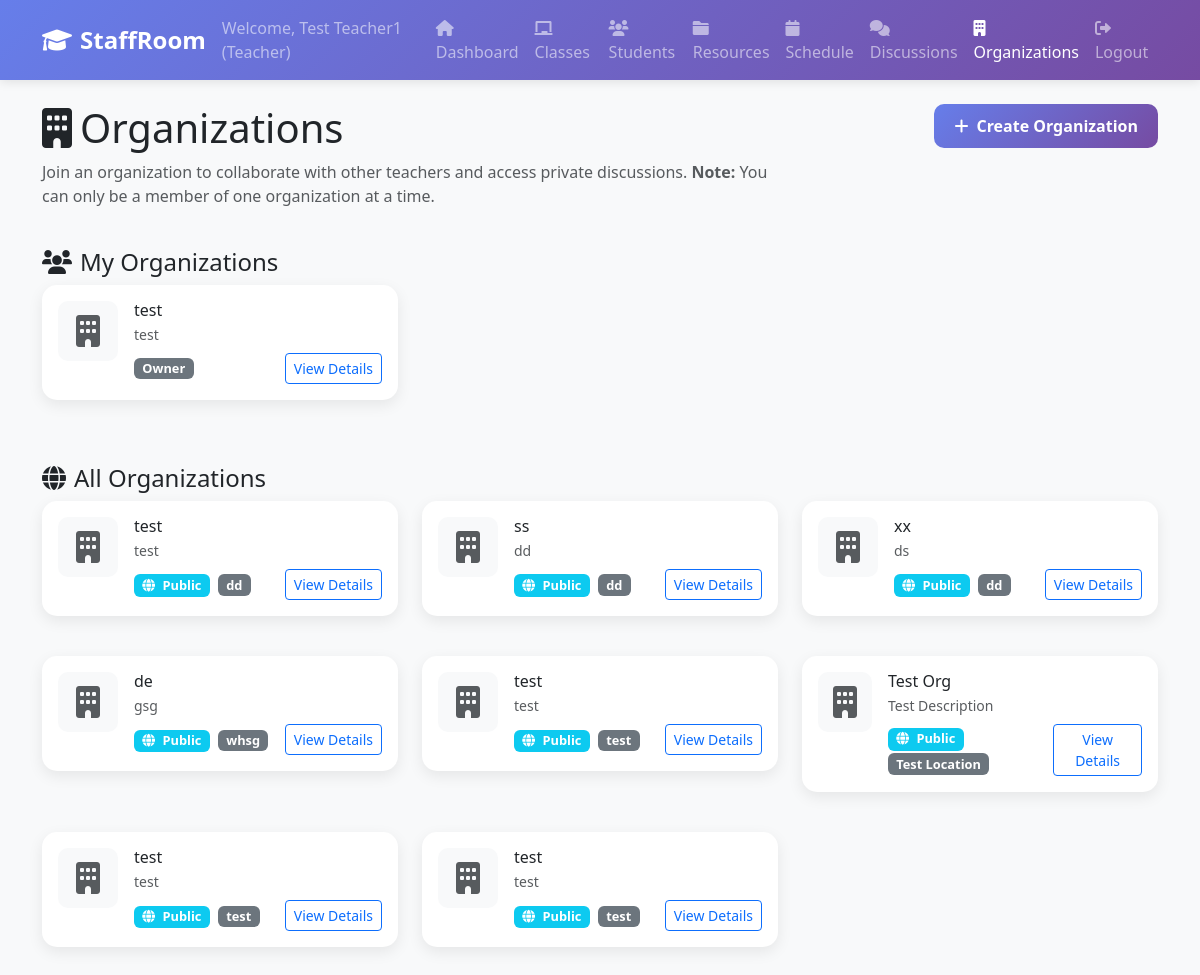
The app's page /organizations (signed in), older data.
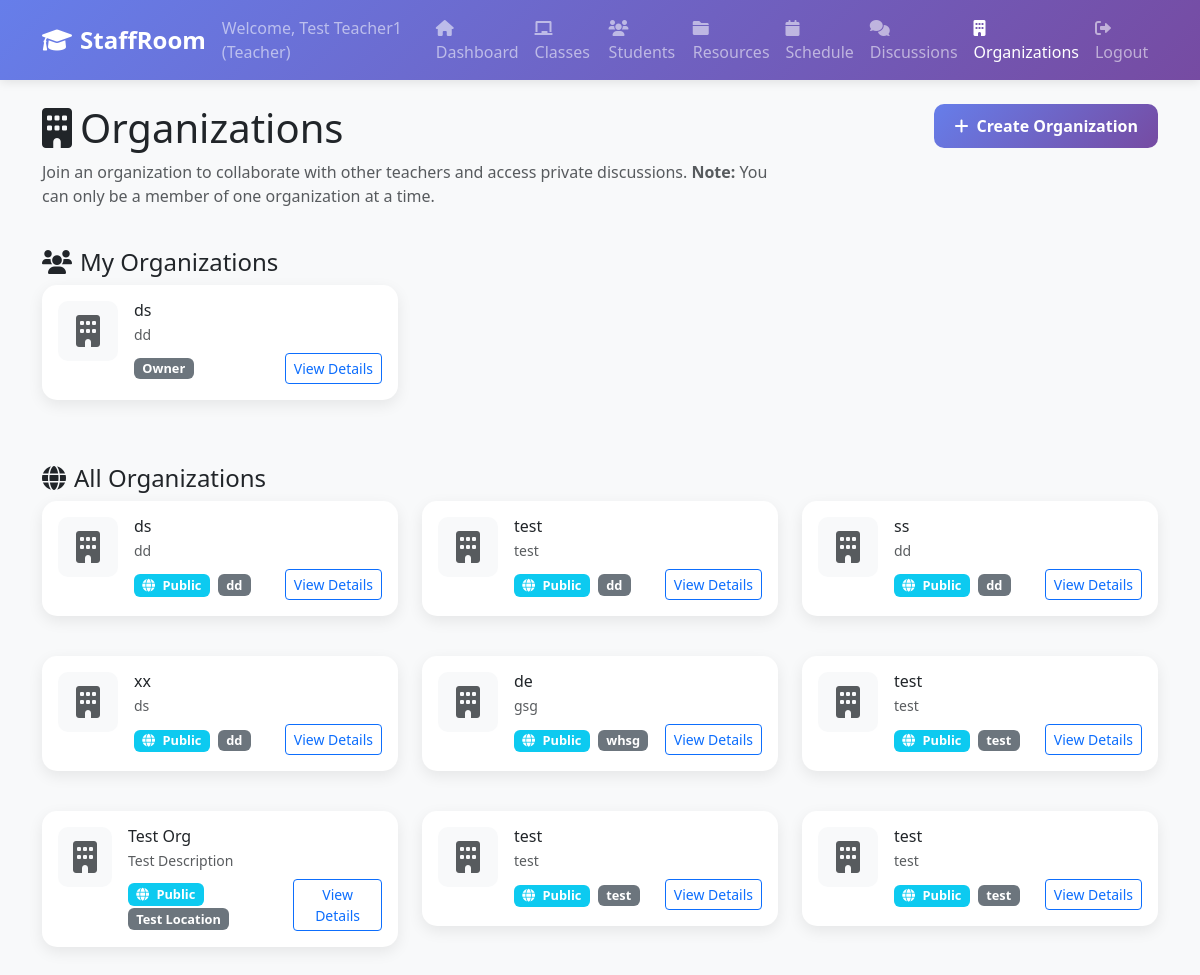
The same page, newer data.
### tables this page shows
CREATE TABLE organization_memberships (
        id INTEGER PRIMARY KEY AUTOINCREMENT,
        organization_id INTEGER NOT NULL,
        user_id INTEGER NOT NULL,
        role TEXT DEFAULT 'member' CHECK (role IN ('owner', 'admin', 'member')),
        joined_at TIMESTAMP DEFAULT CURRENT_TIMESTAMP,
        FOREIGN KEY (organization_id) REFERENCES organizations (id),
        FOREIGN KEY (user_id) REFERENCES users (id),
        UNIQUE(organization_id, user_id)
    );

CREATE TABLE organizations (
                id INTEGER PRIMARY KEY AUTOINCREMENT,
                name TEXT NOT NULL,
                description TEXT,
                about TEXT,
                location TEXT,
                contact_email TEXT,
                contact_phone TEXT,
                website TEXT,
                logo_filename TEXT,
                logo_path TEXT,
                is_public BOOLEAN DEFAULT 1,
                discussion_privacy TEXT DEFAULT 'public' CHECK (discussion_privacy IN ('public', 'private')),
                created_by INTEGER NOT NULL,
                created_at TIMESTAMP DEFAULT CURRENT_TIMESTAMP,
                updated_at TIMESTAMP DEFAULT CURRENT_TIMESTAMP, banner_filename TEXT, banner_path TEXT,
                FOREIGN KEY (created_by) REFERENCES users (id)
            );

### web_app.py (the view)
@app.route('/organizations')
def organizations():
    if 'user_id' not in session:
        return redirect(url_for('login'))
    organizations = db.get_all_organizations()
    user_organizations = db.get_user_organizations(session['user_id'])
    return render_template('organizations.html',
                         organizations=organizations,
                         user_organizations=user_organizations,
                         can_create_org=session['user_type'] == 'teacher')

### web_app.py (called while the page is built)
    def get_connection(self):
        if self.db_path.startswith('postgresql://'):
            import psycopg2
            from psycopg2.extras import RealDictCursor
            conn = psycopg2.connect(self.db_path, cursor_factory=RealDictCursor)
        else:
            db_file = self.db_path.replace('sqlite:///', '')
            conn = sqlite3.connect(db_file)
            conn.row_factory = sqlite3.Row
        return conn

    def get_all_organizations(self):
        conn = self.get_connection()
        cursor = conn.execute("""
            SELECT o.*, u.first_name, u.last_name
            FROM organizations o
            JOIN users u ON o.created_by = u.id
            ORDER BY o.created_at DESC
        """)
        organizations = [dict(row) for row in cursor.fetchall()]
        conn.close()
        return organizations

    def get_user_organizations(self, user_id):
        conn = self.get_connection()
        cursor = conn.execute("""
            SELECT o.*, om.role, om.joined_at
            FROM organizations o
            JOIN organization_memberships om ON o.id = om.organization_id
            WHERE om.user_id = ?
            ORDER BY om.joined_at DESC
            LIMIT 1
        """, (user_id,))
        result = cursor.fetchone()
        conn.close()
        return [dict(result)] if result else []

### templates/organizations.html (shortened to what this page needs)
{% extends "common/base.html" %}
{% block content %}
        <div class="row mb-4">
            <div class="col-md-8">
                <h1><i class="fas fa-building me-2"></i>Organizations</h1>
                <p class="text-muted">Join an organization to collaborate with other teachers and access private discussions. <strong>Note:</strong> You can only be a member of one organization at a time.</p>
            </div>
            <div class="col-md-4 text-end">
                {% if can_create_org %}
                <button class="btn btn-primary" data-bs-toggle="modal" data-bs-target="#newOrganizationModal">
                    <i class="fas fa-plus me-2"></i>Create Organization
                </button>
                {% endif %}
            </div>
        </div>
        {% if user_organizations %}
        <div class="row mb-4">
            <div class="col-12">
                <h4><i class="fas fa-users me-2"></i>My Organizations</h4>
                <div class="row">
                    {% for org in user_organizations %}
                    <div class="col-md-6 col-lg-4 mb-3">
                        <div class="card organization-card">
                            <div class="card-body">
                                <div class="d-flex align-items-start">
                                    {% if org.logo_filename %}
                                    <img src="/download/{{ org.logo_filename }}" class="organization-logo me-3" alt="Logo">
                                    {% else %}
                                    <div class="organization-logo me-3 bg-light d-flex align-items-center justify-content-center">
                                        <i class="fas fa-building fa-2x text-muted"></i>
                                    </div>
                                    {% endif %}
                                    <div class="flex-grow-1">
                                        <h6 class="card-title mb-1">{{ org.name }}</h6>
                                        <p class="card-text small text-muted mb-2">{{ org.description[:100] }}{% if org.description|length > 100 %}...{% endif %}</p>
                                        <div class="d-flex justify-content-between align-items-center">
                                            <span class="badge bg-secondary privacy-badge">{{ org.role.title() }}</span>
                                            <a href="{{ url_for('organization_detail', org_id=org.id) }}" class="btn btn-sm btn-outline-primary">
                                                View Details
                                            </a>
                                        </div>
                                    </div>
                                </div>
                            </div>
                        </div>
                    </div>
                    {% endfor %}
                </div>
            </div>
        </div>
        {% endif %}
        <div class="row">
            <div class="col-12">
                <h4><i class="fas fa-globe me-2"></i>All Organizations</h4>
                {% if organizations %}
                    <div class="row">
                        {% for org in organizations %}
                        <div class="col-md-6 col-lg-4 mb-3">
                            <div class="card organization-card">
                                <div class="card-body">
                                    <div class="d-flex align-items-start">
                                        {% if org.logo_filename %}
                                        <img src="/download/{{ org.logo_filename }}" class="organization-logo me-3" alt="Logo">
                                        {% else %}
                                        <div class="organization-logo me-3 bg-light d-flex align-items-center justify-content-center">
                                            <i class="fas fa-building fa-2x text-muted"></i>
                                        </div>
                                        {% endif %}
                                        <div class="flex-grow-1">
                                            <h6 class="card-title mb-1">{{ org.name }}</h6>
                                            <p class="card-text small text-muted mb-2">{{ org.description[:100] }}{% if org.description|length > 100 %}...{% endif %}</p>
                                            <div class="d-flex justify-content-between align-items-center">
                                                <div>
                                                    <span class="badge bg-info privacy-badge me-1">
                                                        <i class="fas fa-{% if org.discussion_privacy == 'public' %}globe{% else %}lock{% endif %} me-1"></i>
                                                        {{ org.discussion_privacy.title() }}
                                                    </span>
                                                    <span class="badge bg-secondary privacy-badge">{{ org.location or 'Online' }}</span>
                                                </div>
                                                <a href="{{ url_for('organization_detail', org_id=org.id) }}" class="btn btn-sm btn-outline-primary">
                                                    View Details
                                                </a>
                                            </div>
                                        </div>
                                    </div>
                                </div>
                            </div>
                        </div>
                        {% endfor %}
                    </div>
                {% endif %}
            </div>
        </div>
{% endblock %}

### templates/common/base.html (shortened to what this page needs)
<!DOCTYPE html>
<html lang="en">
<head>
    <link href="https://cdn.jsdelivr.net/npm/bootstrap@5.3.0/dist/css/bootstrap.min.css" rel="stylesheet">
    <link href="https://cdnjs.cloudflare.com/ajax/libs/font-awesome/6.0.0/css/all.min.css" rel="stylesheet">
</head>
<body>
    {% include 'common/header.html' %}
    <div class="container mt-4">
        {% block content %}{% endblock %}
    </div>
</body>
</html>

### templates/common/header.html (shortened to what this page needs)
<nav class="navbar navbar-expand-lg navbar-dark">
    <div class="container">
        <a class="navbar-brand" href="{{ url_for('dashboard') }}">
            <i class="fas fa-graduation-cap me-2"></i>StaffRoom
        </a>
        <div class="navbar-nav ms-auto">
            <span class="navbar-text me-3">
                Welcome, {{ session.first_name }} {{ session.last_name }} ({{ session.user_type.title() }})
            </span>
            <a class="nav-link {% if request.endpoint == 'dashboard' %}active{% endif %}" href="{{ url_for('dashboard') }}">
                <i class="fas fa-home me-1"></i>Dashboard
            </a>
            <a class="nav-link {% if request.endpoint == 'classes' %}active{% endif %}" href="{{ url_for('classes') }}">
                <i class="fas fa-chalkboard me-1"></i>Classes
            </a>
            <a class="nav-link {% if request.endpoint == 'students' %}active{% endif %}" href="{{ url_for('students') }}">
                <i class="fas fa-users me-1"></i>Students
            </a>
            <a class="nav-link {% if request.endpoint == 'resources' %}active{% endif %}" href="{{ url_for('resources') }}">
                <i class="fas fa-folder me-1"></i>Resources
            </a>
            <a class="nav-link {% if request.endpoint == 'schedule' %}active{% endif %}" href="{{ url_for('schedule') }}">
                <i class="fas fa-calendar me-1"></i>Schedule
            </a>
            <a class="nav-link {% if request.endpoint == 'discussions' or request.endpoint == 'global_discussions' %}active{% endif %}" href="{{ url_for('discussions') }}">
                <i class="fas fa-comments me-1"></i>Discussions
            </a>
            <a class="nav-link {% if request.endpoint == 'organizations' %}active{% endif %}" href="{{ url_for('organizations') }}">
                <i class="fas fa-building me-1"></i>Organizations
            </a>
            <a class="nav-link" href="{{ url_for('logout') }}">
                <i class="fas fa-sign-out-alt me-1"></i>Logout
            </a>
        </div>
    </div>
</nav>

Row changes from the older to the newer data that the page shows:
removed organization_memberships: name "test", description "test", role "Owner"
added organization_memberships: name "ds", description "dd", role "Owner"
added organizations: name "ds", description "dd", discussion_privacy "Public", location "dd"
